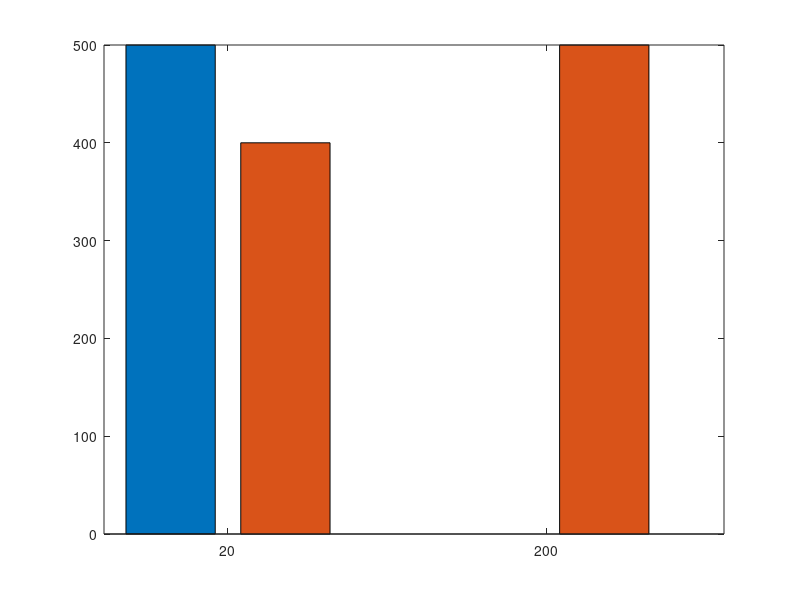

Here is the MATLAB script that generated this plot: (Note: this script raises an error after producing the figure.)
clear; close all;
discovery = [1 5 20 200 1000]*10^(-3);
densityBL = [0.01 0.1];
connectivity = [1 2 3 4];
lambda_BS = [200 300 400 500];
load('NoRLF_Numerical-Results.mat')

dt = [20 200];
bs_dens_6 = [500 0];

bs_dens_5 = [400 500];

bs_dens = [500 400 ; 0 500]; 

figure()
b = bar(dt,bs_dens);
b(2).FaceColor = [1 0 0];
ylabel('minimum BS density required (BS/km^2)','FontSize', 15)
xlabel('handover detection time (ms)','FontSize', 16)
ylim([0 600])
set(gca,'FontSize',17)
l = legend('99.9999% reliability','99.999% reliability');
l.FontSize = 16;
title('trade-off in a low blocker density scenario (0.01 bl/m^2)','FontSize', 16)

dt = [20 200];
bs_dens_6 = [500 0];

bs_dens_5 = [400 500];

bs_dens = [500 300 ; 0 400]; 

figure()
b = bar(dt,bs_dens);
b(1).FaceColor = [1 0 0];
b(2).FaceColor = [0 1 0];
ylabel('minimum BS density required (BS/km^2)','FontSize', 15)
xlabel('handover detection time (ms)','FontSize', 16)
ylim([0 600])
set(gca,'FontSize',17)
l = legend('99.999% reliability','99.99% reliability');
l.FontSize = 16;
title('trade-off in a high blocker density scenario (0.1 bl/m^2)','FontSize', 16)
%%
QoS = [10]

for d_bl=1:length(densityBL)
    for dt=1:length(discovery)
        l = squeeze(P_OS(:,:,1,dt,d_bl))' % row is dt, column is connectivity
        [i,j] = find(l <= 10^-4)
        
    end 
end 